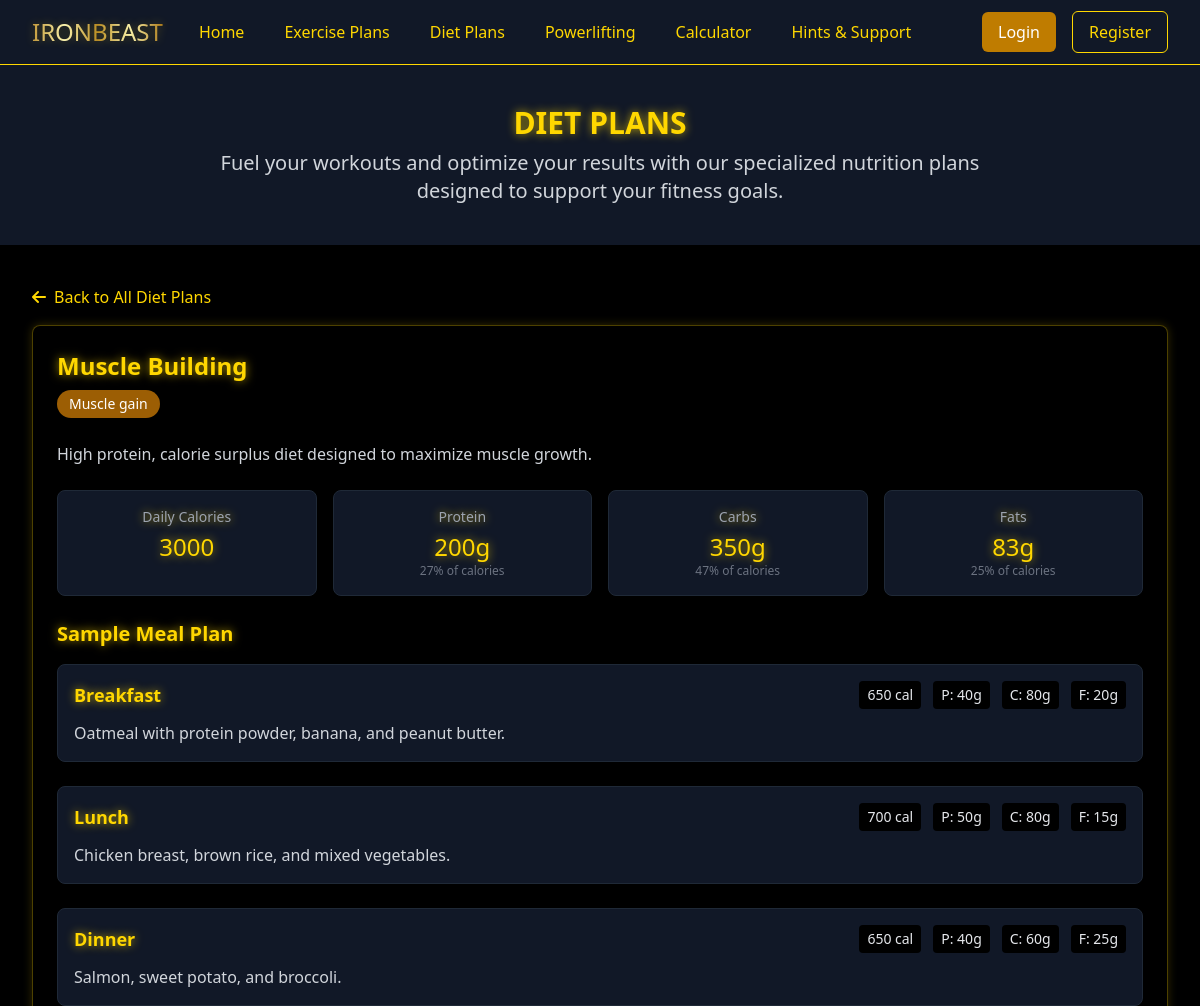
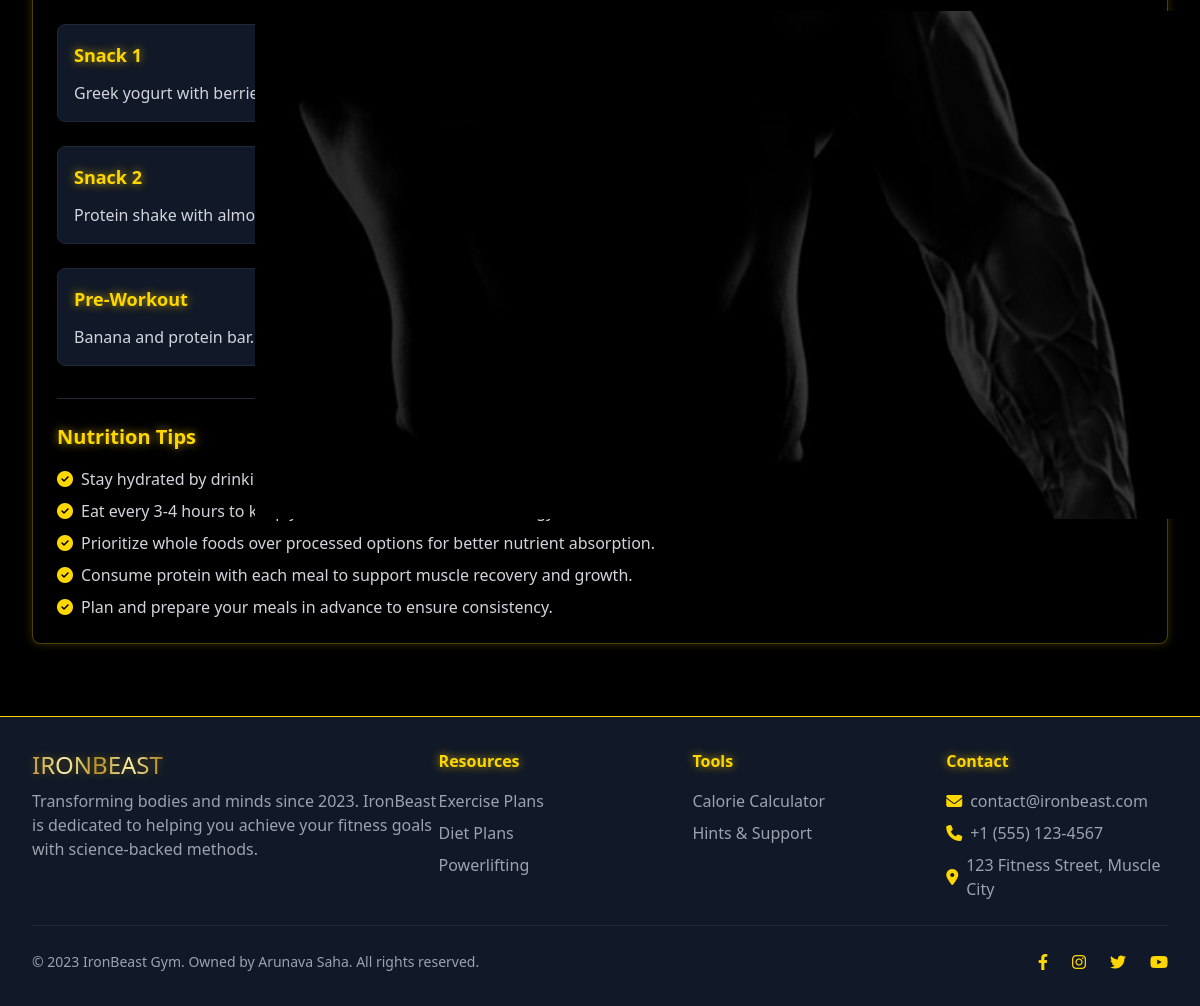
Page /diet-plan/1 on the committed database (2 pictures, top to bottom).
### models.py (models this page shows)
class DietPlan(db.Model):
    id = db.Column(db.Integer, primary_key=True)
    name = db.Column(db.String(100), nullable=False)
    description = db.Column(db.Text, nullable=False)
    goal = db.Column(db.String(50), nullable=False)  # e.g., "weight loss", "muscle gain", "maintenance"
    calories = db.Column(db.Integer, nullable=False)
    protein = db.Column(db.Integer, nullable=False)  # in grams
    carbs = db.Column(db.Integer, nullable=False)  # in grams
    fats = db.Column(db.Integer, nullable=False)  # in grams
    meals = db.relationship('Meal', backref='diet_plan', lazy=True)

class Meal(db.Model):
    id = db.Column(db.Integer, primary_key=True)
    name = db.Column(db.String(100), nullable=False)
    description = db.Column(db.Text, nullable=False)
    calories = db.Column(db.Integer, nullable=False)
    protein = db.Column(db.Integer, nullable=False)  # in grams
    carbs = db.Column(db.Integer, nullable=False)  # in grams
    fats = db.Column(db.Integer, nullable=False)  # in grams
    diet_plan_id = db.Column(db.Integer, db.ForeignKey('diet_plan.id'), nullable=False)

### routes.py (the view)
@app.route('/diet-plan/<int:plan_id>')
def diet_plan_detail(plan_id):
    plan = DietPlan.query.get_or_404(plan_id)
    meals = Meal.query.filter_by(diet_plan_id=plan_id).all()
    return render_template('diet_plans.html', plan=plan, meals=meals, is_detail=True)

### templates/diet_plans.html (shortened to what this page needs)
{% extends 'base.html' %}
{% block content %}
    <div class="bg-gray-900 py-10">
        <div class="max-w-7xl mx-auto px-4 sm:px-6 lg:px-8">
            <h1 class="text-3xl font-bold text-center golden-text mb-2">DIET PLANS</h1>
            <p class="text-xl text-center text-gray-300 max-w-3xl mx-auto">
                Fuel your workouts and optimize your results with our specialized nutrition plans designed to support your fitness goals.
            </p>
        </div>
    </div>
    <div class="bg-black py-10">
        <div class="max-w-7xl mx-auto px-4 sm:px-6 lg:px-8">
            {% if is_detail is defined and is_detail %}
                <div class="mb-8">
                    <a href="{{ url_for('diet_plans') }}" class="text-gold-500 hover:text-gold-400 flex items-center mb-4">
                        <i class="fas fa-arrow-left mr-2"></i> Back to All Diet Plans
                    </a>
                    <div class="golden-card rounded-lg p-6">
                        <h2 class="text-2xl font-bold golden-text mb-2">{{ plan.name }}</h2>
                        <div class="flex flex-wrap items-center mb-4 text-sm">
                            <span class="bg-gold-800 text-white px-3 py-1 rounded-full mr-2 mb-2">{{ plan.goal|capitalize }}</span>
                        </div>
                        <p class="text-gray-300 mb-6">{{ plan.description }}</p>
                        <div class="grid grid-cols-1 md:grid-cols-2 lg:grid-cols-4 gap-4 mb-6">
                            <div class="bg-gray-900 rounded-lg p-4 text-center border border-gray-800">
                                <h4 class="text-gray-400 text-sm mb-1">Daily Calories</h4>
                                <p class="text-2xl golden-text">{{ plan.calories }}</p>
                            </div>
                            <div class="bg-gray-900 rounded-lg p-4 text-center border border-gray-800">
                                <h4 class="text-gray-400 text-sm mb-1">Protein</h4>
                                <p class="text-2xl golden-text">{{ plan.protein }}g</p>
                                <p class="text-xs text-gray-500">{{ (plan.protein * 4 / plan.calories * 100)|round|int }}% of calories</p>
                            </div>
                            <div class="bg-gray-900 rounded-lg p-4 text-center border border-gray-800">
                                <h4 class="text-gray-400 text-sm mb-1">Carbs</h4>
                                <p class="text-2xl golden-text">{{ plan.carbs }}g</p>
                                <p class="text-xs text-gray-500">{{ (plan.carbs * 4 / plan.calories * 100)|round|int }}% of calories</p>
                            </div>
                            <div class="bg-gray-900 rounded-lg p-4 text-center border border-gray-800">
                                <h4 class="text-gray-400 text-sm mb-1">Fats</h4>
                                <p class="text-2xl golden-text">{{ plan.fats }}g</p>
                                <p class="text-xs text-gray-500">{{ (plan.fats * 9 / plan.calories * 100)|round|int }}% of calories</p>
                            </div>
                        </div>
                        <h3 class="text-xl font-semibold golden-text mb-4">Sample Meal Plan</h3>
                        <div class="space-y-6">
                            {% for meal in meals %}
                                <div class="bg-gray-900 rounded-lg p-4 border border-gray-800">
                                    <div class="flex flex-col md:flex-row md:justify-between md:items-center">
                                        <h4 class="text-lg font-semibold golden-text mb-2 md:mb-0">{{ meal.name }}</h4>
                                        <div class="flex space-x-3 text-sm">
                                            <span class="bg-black px-2 py-1 rounded">{{ meal.calories }} cal</span>
                                            <span class="bg-black px-2 py-1 rounded">P: {{ meal.protein }}g</span>
                                            <span class="bg-black px-2 py-1 rounded">C: {{ meal.carbs }}g</span>
                                            <span class="bg-black px-2 py-1 rounded">F: {{ meal.fats }}g</span>
                                        </div>
                                    </div>
                                    <p class="text-gray-300 mt-3">{{ meal.description }}</p>
                                </div>
                            {% endfor %}
                        </div>
                        <div class="mt-8 pt-6 border-t border-gray-800">
                            <h3 class="text-xl font-semibold golden-text mb-4">Nutrition Tips</h3>
                            <ul class="space-y-2 text-gray-300">
                                <li class="flex items-start">
                                    <i class="fas fa-check-circle text-gold-500 mt-1 mr-2"></i>
                                    <span>Stay hydrated by drinking at least 3-4 liters of water daily.</span>
                                </li>
                                <li class="flex items-start">
                                    <i class="fas fa-check-circle text-gold-500 mt-1 mr-2"></i>
                                    <span>Eat every 3-4 hours to keep your metabolism active and energy levels stable.</span>
                                </li>
                                <li class="flex items-start">
                                    <i class="fas fa-check-circle text-gold-500 mt-1 mr-2"></i>
                                    <span>Prioritize whole foods over processed options for better nutrient absorption.</span>
                                </li>
                                <li class="flex items-start">
                                    <i class="fas fa-check-circle text-gold-500 mt-1 mr-2"></i>
                                    <span>Consume protein with each meal to support muscle recovery and growth.</span>
                                </li>
                                <li class="flex items-start">
                                    <i class="fas fa-check-circle text-gold-500 mt-1 mr-2"></i>
                                    <span>Plan and prepare your meals in advance to ensure consistency.</span>
                                </li>
                            </ul>
                        </div>
                    </div>
                </div>
            {% endif %}
        </div>
    </div>
{% endblock %}

### static/css/custom.css (style rules this page uses)
body { background-color: #000; position: relative; }
body::before { content: ""; position: fixed; top: 0; left: 0; width: 100%; height: 100%; z-index: -1; background-image: url('/static/images/muscular-silhouette.png'); background-size: cover; background-position: center; background-repeat: no-repeat; opacity: 0.25; pointer-events: none; }
.golden-text { color: #FFD700; text-shadow: 0 0 10px rgba(255, 215, 0, 0.7); animation: glow 2s ease-in-out infinite alternate; }
.golden-card { background-color: rgba(0, 0, 0, 0.7); border: 1px solid rgba(255, 215, 0, 0.3); box-shadow: 0 0 10px rgba(255, 215, 0, 0.2); transition: all 0.3s ease; }

### rows in the picture
DietPlan: name "Muscle Building", goal "Muscle gain", description "High protein, calorie surplus diet designed to maximize muscle growth.", calories "3000", protein "200", (plan.protein*4/plan.calories*100)|round|int "27", carbs "350", (plan.carbs*4/plan.calories*100)|round|int "47", fats "83", (plan.fats*9/plan.calories*100)|round|int "25"
Meal: name "Breakfast", calories "650", protein "40", carbs "80", fats "20", description "Oatmeal with protein powder, banana, and peanut butter."
Meal: name "Lunch", calories "700", protein "50", carbs "80", fats "15", description "Chicken breast, brown rice, and mixed vegetables."
Meal: name "Dinner", calories "650", protein "40", carbs "60", fats "25", description "Salmon, sweet potato, and broccoli."
Meal: name "Snack 1", protein "20", description "Greek yogurt with berries and honey."
Meal: name "Snack 2", carbs "40", description "Protein shake with almond milk and banana."
Meal: name "Pre-Workout", protein "20", fats "10", description "Banana and protein bar."
